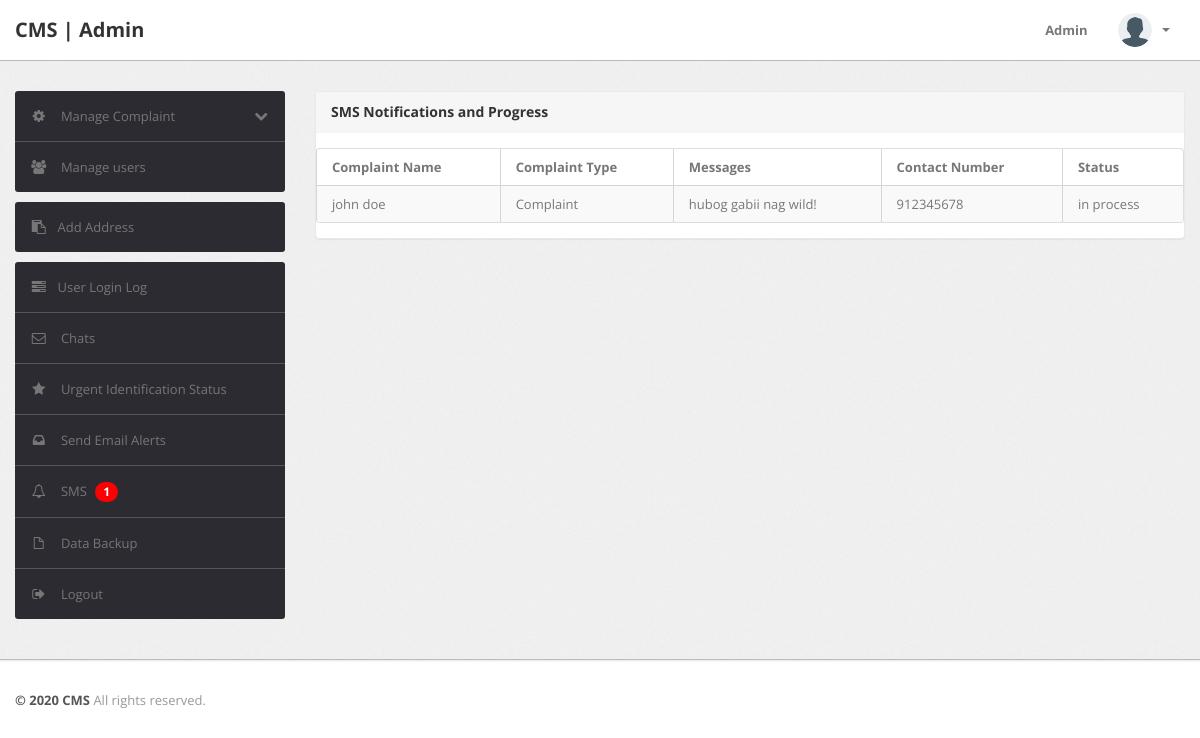
/sms_notifications.php (signed in), run on an earlier commit of the app's database.
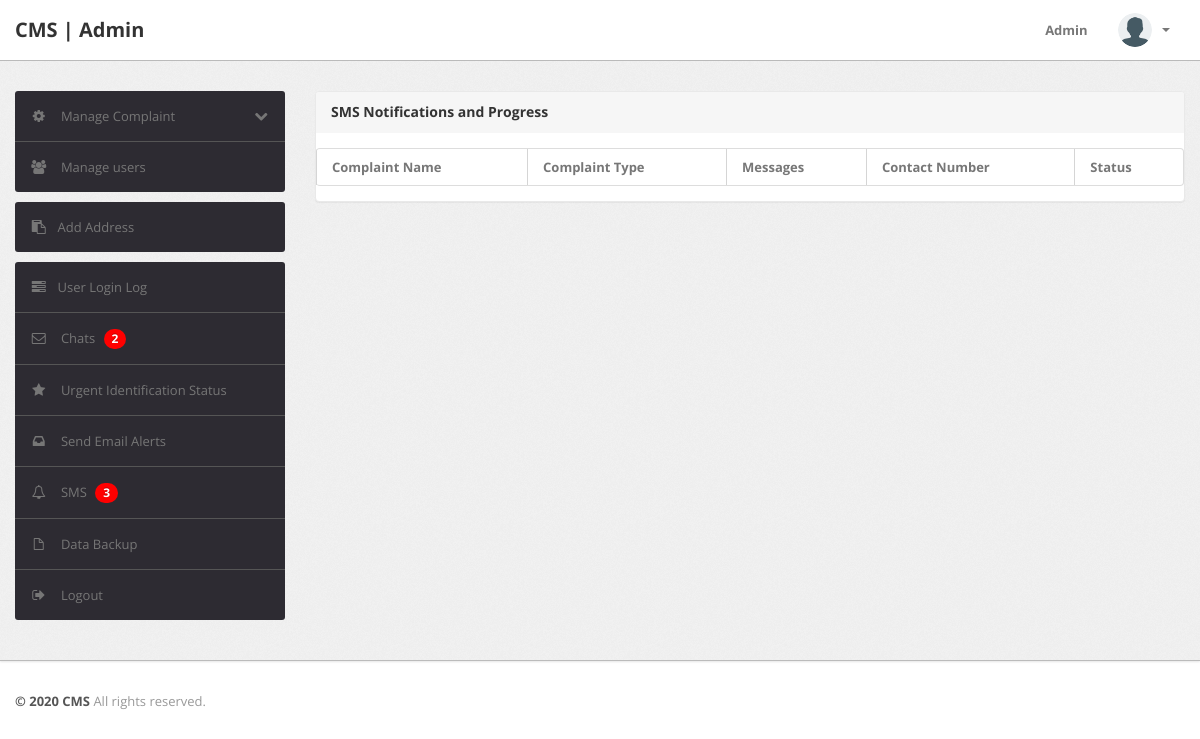
And on a later commit of the database.
### tables this page shows
CREATE TABLE `tblcomplaints` (
  `complaintNumber` int(11) NOT NULL AUTO_INCREMENT,
  `userId` int(11) NOT NULL,
  `category` int(11) NOT NULL,
  `subcategory` varchar(255) NOT NULL,
  `complaintType` varchar(255) NOT NULL,
  `state` varchar(255) NOT NULL,
  `noc` varchar(255) NOT NULL,
  `complaintDetails` mediumtext NOT NULL,
  `complaintFile` varchar(255) DEFAULT NULL,
  `regDate` timestamp NOT NULL DEFAULT current_timestamp(),
  `status` varchar(50) DEFAULT NULL,
  `lastUpdationDate` timestamp NOT NULL DEFAULT '0000-00-00 00:00:00' ON UPDATE current_timestamp(),
  PRIMARY KEY (`complaintNumber`)
);

CREATE TABLE `users` (
  `id` int(11) NOT NULL AUTO_INCREMENT,
  `fullName` varchar(255) DEFAULT NULL,
  `userEmail` varchar(255) DEFAULT NULL,
  `password` varchar(255) DEFAULT NULL,
  `contactNo` bigint(11) DEFAULT NULL,
  `address` tinytext DEFAULT NULL,
  `State` varchar(255) DEFAULT NULL,
  `country` varchar(255) DEFAULT NULL,
  `pincode` int(6) DEFAULT NULL,
  `userImage` varchar(255) DEFAULT NULL,
  `regDate` timestamp NOT NULL DEFAULT current_timestamp(),
  `updationDate` timestamp NOT NULL DEFAULT '0000-00-00 00:00:00' ON UPDATE current_timestamp(),
  `status` int(1) NOT NULL,
  PRIMARY KEY (`id`)
);

### sms_notifications.php (the view, shortened to what the changed rows need)
<?php
include('include/config.php');
if (strlen($_SESSION['alogin']) == 0) {
    header('location:index.php');
} else {
?>
    <!DOCTYPE html>
    <html lang="en">
    <head>
        <link type="text/css" href="bootstrap/css/bootstrap.min.css" rel="stylesheet">
        <link type="text/css" href="bootstrap/css/bootstrap-responsive.min.css" rel="stylesheet">
        <link type="text/css" href="css/theme.css" rel="stylesheet">
        <link type="text/css" href="images/icons/css/font-awesome.css" rel="stylesheet">
    </head>
    <body>
        <div class="wrapper">
            <div class="container">
                <div class="row">
                    <?php include('include/sidebar.php'); ?>
                    <div class="span9">
                        <div class="content">
                            <div class="module">
                                <div class="module-body table">
                                    <table cellpadding="0" cellspacing="0" border="0" class="datatable-1 table table-bordered table-striped display" width="100%">
                                        <thead>
                                            <tr>
                                                <th>Complaint Name</th>
                                                <th>Complaint Type</th>
                                                <th>Messages</th>
                                                <th>Contact Number</th>
                                                <th>Status</th>
                                            </tr>
                                        </thead>
                                        <tbody>
                                            <?php
                                            $query = "SELECT c.complaintNumber, c.complaintType, c.noc, c.complaintDetails, c.status, u.fullName, u.contactNo
                                            FROM tblcomplaints c
                                            INNER JOIN users u ON c.userId = u.id
                                            WHERE c.status IN ('closed', 'in process')";
                                            $result = mysqli_query($con, $query);
                                            while ($row = mysqli_fetch_assoc($result)) {
                                                echo "<tr>";
                                                echo "<td>{$row['fullName']}</td>";
                                                echo "<td>{$row['complaintType']}</td>";
                                                echo "<td>{$row['complaintDetails']}</td>";
                                                echo "<td>{$row['contactNo']}</td>";
                                                echo "<td>{$row['status']}</td>";
                                                echo "</tr>";
                                            }
                                            ?>
                                        </tbody>
                                    </table>
                                </div>
                            </div>
                        </div>
                    </div>
                </div>
            </div>
        </div>
    </body>
<?php } ?>

### include/sidebar.php (shortened to what the changed rows need)
<div class="span3">
					<div class="sidebar">
						<ul class="widget widget-menu unstyled">
							<li class="sub-menu">
    <a href="replies.php">
        <i class="menu-icon icon-envelope"></i>
        <span>Chats</span>
        <?php
        $query = "SELECT COUNT(*) AS num_messages FROM chats";
        $result = mysqli_query($con, $query);
        $row = mysqli_fetch_assoc($result);
        $num_messages = $row['num_messages'];
        if ($num_messages > 0) {
            echo '<span class="badge badge-info">' . $num_messages . '</span>';
        }
        ?>
    </a>
</li>
							<li>
    <a href="sms_notifications.php">
        <i class="menu-icon icon-bell"></i>
        SMS
        <?php
        $query = "SELECT COUNT(*) AS total FROM users WHERE contactNo IS NOT NULL AND contactNo != ''";
        $result = mysqli_query($con, $query);
        if ($result) {
            $row = mysqli_fetch_assoc($result);
            $totalUsersWithContactNo = $row['total'];
            echo '<span class="badge badge-danger ml-auto">' . $totalUsersWithContactNo . '</span>';
        } else {
            echo "Error executing query: " . mysqli_error($con);
        }
        ?>
    </a>
</li>
						</ul>
					</div>
				</div>

What changed in the data, as far as the page shows it:
removed tblcomplaints: userId.fullName "john doe", complaintType "Complaint", complaintDetails "hubog gabii nag wild!", userId.contactNo "912345678", status "in process"
Also different on the page:
$num_messages: (not shown) → "2"
$totalUsersWithContactNo: "1" → "3"
